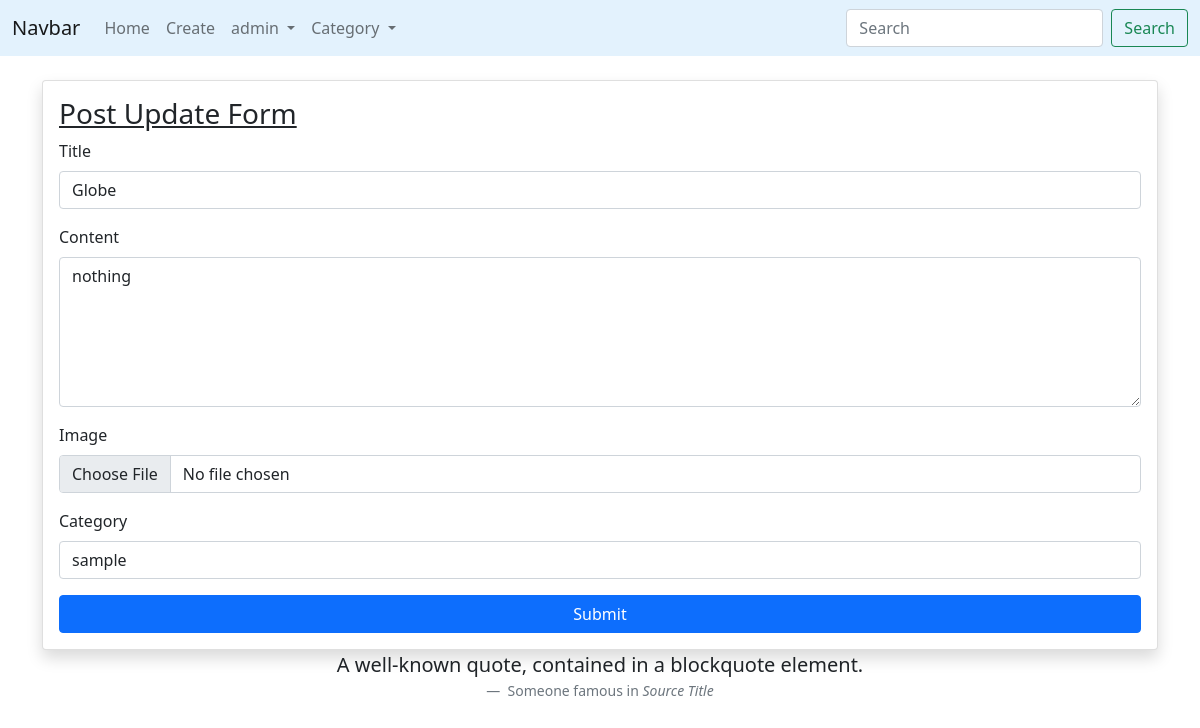
The app's page /blog/update/3/ (signed in) with its own data.
### my_blog/models.py (models this page shows, shortened)
class PostModel(models.Model):
    id = models.AutoField(primary_key=True)
    title = models.CharField(max_length=100,default=None)
    content = models.TextField(default=None)
    image = models.ImageField(default=None)
    author = models.ForeignKey(User,on_delete=models.CASCADE)
    category = models.ForeignKey(CategoryModel, on_delete=models.CASCADE)
    create_date =models.DateTimeField(default=datetime.now)

class CategoryModel(models.Model):
    id = models.AutoField(primary_key=True)
    name = models.CharField(max_length=100)
    description = models.TextField(default=None)
    create_at = models.DateTimeField(default=datetime.now)
    def __str__(self):
        return self.name

### my_blog/views.py (the view, shortened to what this page needs)
# urls.py: path('update/<int:p_id>/', postupdate, name="postupdate"),
@permission_required('my_blog.change_postmodel', login_url='/login')
def postupdate(request, p_id):
    if request.method == "GET":
        post = PostModel.objects.get(id=p_id)
        category = CategoryModel.objects.all()
        return render(request, 'postupdate.html', {'post':post, 'category':category})

### util/context_processors.py (called while the page is built)
def allCategory (request):
    category = CategoryModel.objects.all()
    return {'categories':category}

### my_blog/templates/postupdate.html (shortened to what this page needs)
{% extends 'base.html' %}
{% block body %}
    <div class="container">
        <form method="POST" class="card p-3 shadow" enctype="multipart/form-data">
            <h3><u> Post Update Form </u></h3>
            <div class="mb-3">
            <label class="form-label">Title</label>
            <input value="{{post.title}}" name="title" type="text" class="form-control">
            </div>
            <div class="mb-3">
            <label class="form-label">Content</label>
            <textarea  name="content" style="height:150px;" class="form-control">{{post.content}}</textarea>
            </div>
            <div class="mb-3">
                <label class="form-label">Image</label>
                {% if post.image %}
                    <img src="{{post.iamge.url}}" style="width:150px"><br>
                {% endif %}
                <input name="image" type="file" class="form-control">
            </div>
            <div class="mb-3">
                <label class="form-label">Category</label>
                <select value="{{post.category}}" name="category" class="form-control">
                    {% for c in category %}
                        <option {% if c.id == post.category.id %} selected {% endif %} value="{{c.id}}">{{c.name}}</option>
                    {% endfor %}
                </select>
            </div>
            <button type="submit" class="btn btn-primary">Submit</button>
        </form>
    </div>
{% endblock %}

### templates/header.html (shortened to what this page needs)
<nav class="navbar navbar-expand-lg navbar-light" style="background-color: #e3f2fd;">
  <div class="container-fluid">
    <a class="navbar-brand" href="#">Navbar</a>
    <div class="collapse navbar-collapse" id="navbarSupportedContent">
      <ul class="navbar-nav me-auto mb-2 mb-lg-0">
        <li class="nav-item">
          <a class="nav-link" href="/blog/list/">Home</a>
        </li>
        <li class="nav-item">
          <a class="nav-link" href="/blog/create/">Create</a>
        </li>
        {% if user.is_authenticated %}
        <li class="nav-item dropdown">
          <a class="nav-link dropdown-toggle" href="#" id="navbarDropdown" role="button" data-bs-toggle="dropdown" aria-expanded="false">
            {{user.username}}
          </a>
        </li>
        {% endif %}
        <li class="nav-item dropdown">
          <a class="nav-link dropdown-toggle" href="#" id="navbarDropdown" role="button" data-bs-toggle="dropdown" aria-expanded="false">
            Category
          </a>
        </li>
      </ul>
      <form method ="GET" action="{% url 'postlist' %}" class="d-flex">
        <input class="form-control me-2" type="search" name="search" required placeholder="Search" aria-label="Search">
        <button class="btn btn-outline-success" type="submit">Search</button>
      </form>
    </div>
  </div>
</nav>

### records on screen
PostModel: title "Globe", content "nothing", category "sample"

### other values on screen
{{ user.username }} "admin"
